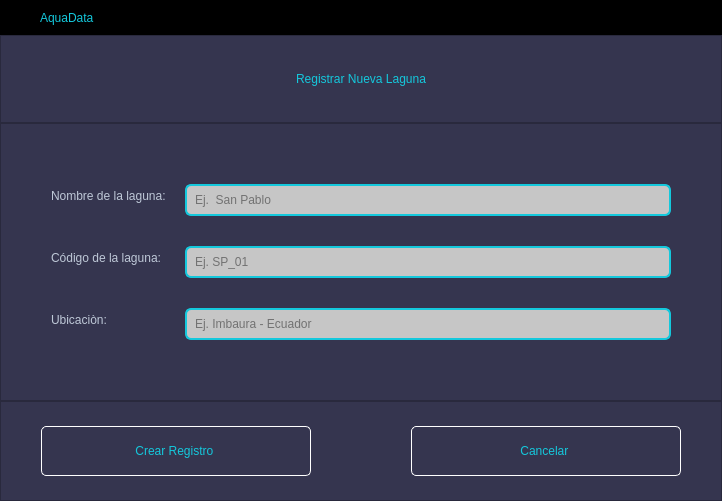
<?xml version="1.0" encoding="UTF-8"?>
<ui version="4.0">
 <class>MainWindow</class>
 <widget class="QMainWindow" name="MainWindow">
  <property name="geometry">
   <rect>
    <x>0</x>
    <y>0</y>
    <width>722</width>
    <height>501</height>
   </rect>
  </property>
  <property name="windowTitle">
   <string>MainWindow</string>
  </property>
  <widget class="QWidget" name="centralwidget">
   <layout class="QVBoxLayout" name="verticalLayout">
    <property name="spacing">
     <number>0</number>
    </property>
    <property name="leftMargin">
     <number>0</number>
    </property>
    <property name="topMargin">
     <number>0</number>
    </property>
    <property name="rightMargin">
     <number>0</number>
    </property>
    <property name="bottomMargin">
     <number>0</number>
    </property>
    <item>
     <widget class="QFrame" name="frame">
      <property name="frameShape">
       <enum>QFrame::NoFrame</enum>
      </property>
      <property name="frameShadow">
       <enum>QFrame::Raised</enum>
      </property>
      <layout class="QVBoxLayout" name="verticalLayout_2" stretch="1,8">
       <property name="spacing">
        <number>0</number>
       </property>
       <property name="leftMargin">
        <number>0</number>
       </property>
       <property name="topMargin">
        <number>0</number>
       </property>
       <property name="rightMargin">
        <number>0</number>
       </property>
       <property name="bottomMargin">
        <number>0</number>
       </property>
       <item>
        <widget class="QFrame" name="frame_superior">
         <property name="sizePolicy">
          <sizepolicy hsizetype="Expanding" vsizetype="Expanding">
           <horstretch>0</horstretch>
           <verstretch>0</verstretch>
          </sizepolicy>
         </property>
         <property name="minimumSize">
          <size>
           <width>0</width>
           <height>35</height>
          </size>
         </property>
         <property name="maximumSize">
          <size>
           <width>16777215</width>
           <height>35</height>
          </size>
         </property>
         <property name="styleSheet">
          <string notr="true">QFrame{
background-color:rgb(0,0,0);
}

QPushButton{
background-color: #000000ff;
border-radius:15px;
}

QPushButton:hover{
background-color: rgb(53,53,79);
border-radius:15px;
}</string>
         </property>
         <property name="frameShape">
          <enum>QFrame::NoFrame</enum>
         </property>
         <property name="frameShadow">
          <enum>QFrame::Raised</enum>
         </property>
         <layout class="QHBoxLayout" name="horizontalLayout">
          <property name="spacing">
           <number>5</number>
          </property>
          <property name="leftMargin">
           <number>5</number>
          </property>
          <property name="topMargin">
           <number>1</number>
          </property>
          <property name="rightMargin">
           <number>0</number>
          </property>
          <property name="bottomMargin">
           <number>0</number>
          </property>
          <item>
           <widget class="QLabel" name="label_2">
            <property name="minimumSize">
             <size>
              <width>30</width>
              <height>30</height>
             </size>
            </property>
            <property name="maximumSize">
             <size>
              <width>30</width>
              <height>30</height>
             </size>
            </property>
            <property name="text">
             <string/>
            </property>
            <property name="pixmap">
             <pixmap>../Resources/Iconos/Logo.png</pixmap>
            </property>
            <property name="scaledContents">
             <bool>true</bool>
            </property>
            <property name="alignment">
             <set>Qt::AlignCenter</set>
            </property>
           </widget>
          </item>
          <item>
           <widget class="QLabel" name="label">
            <property name="styleSheet">
             <string notr="true">font: 87 6 pt &quot;Arial Black&quot;;
color: rgb(20, 200, 220);
</string>
            </property>
            <property name="text">
             <string>AquaData</string>
            </property>
            <property name="alignment">
             <set>Qt::AlignLeading|Qt::AlignLeft|Qt::AlignVCenter</set>
            </property>
           </widget>
          </item>
          <item>
           <spacer name="horizontalSpacer">
            <property name="orientation">
             <enum>Qt::Horizontal</enum>
            </property>
            <property name="sizeHint" stdset="0">
             <size>
              <width>408</width>
              <height>20</height>
             </size>
            </property>
           </spacer>
          </item>
          <item>
           <widget class="QPushButton" name="btn_Minimizar">
            <property name="minimumSize">
             <size>
              <width>30</width>
              <height>30</height>
             </size>
            </property>
            <property name="maximumSize">
             <size>
              <width>30</width>
              <height>30</height>
             </size>
            </property>
            <property name="text">
             <string/>
            </property>
            <property name="icon">
             <iconset>
              <normaloff>../Resources/Iconos/menos.png</normaloff>../Resources/Iconos/menos.png</iconset>
            </property>
            <property name="iconSize">
             <size>
              <width>18</width>
              <height>18</height>
             </size>
            </property>
           </widget>
          </item>
          <item>
           <widget class="QPushButton" name="btn_Normal">
            <property name="minimumSize">
             <size>
              <width>30</width>
              <height>30</height>
             </size>
            </property>
            <property name="maximumSize">
             <size>
              <width>30</width>
              <height>30</height>
             </size>
            </property>
            <property name="text">
             <string/>
            </property>
            <property name="icon">
             <iconset>
              <normaloff>../Resources/Iconos/Normal.png</normaloff>../Resources/Iconos/Normal.png</iconset>
            </property>
           </widget>
          </item>
          <item>
           <widget class="QPushButton" name="btn_Maximizar">
            <property name="minimumSize">
             <size>
              <width>30</width>
              <height>30</height>
             </size>
            </property>
            <property name="maximumSize">
             <size>
              <width>30</width>
              <height>30</height>
             </size>
            </property>
            <property name="text">
             <string/>
            </property>
            <property name="icon">
             <iconset>
              <normaloff>../Resources/Iconos/Maximiza.png</normaloff>../Resources/Iconos/Maximiza.png</iconset>
            </property>
           </widget>
          </item>
          <item>
           <widget class="QPushButton" name="btn_Cerrar">
            <property name="minimumSize">
             <size>
              <width>30</width>
              <height>30</height>
             </size>
            </property>
            <property name="maximumSize">
             <size>
              <width>30</width>
              <height>30</height>
             </size>
            </property>
            <property name="text">
             <string/>
            </property>
            <property name="icon">
             <iconset>
              <normaloff>../Resources/Iconos/Cerrar.png</normaloff>../Resources/Iconos/Cerrar.png</iconset>
            </property>
            <property name="iconSize">
             <size>
              <width>16</width>
              <height>16</height>
             </size>
            </property>
           </widget>
          </item>
         </layout>
        </widget>
       </item>
       <item>
        <widget class="QFrame" name="frame_3">
         <property name="frameShape">
          <enum>QFrame::NoFrame</enum>
         </property>
         <property name="frameShadow">
          <enum>QFrame::Raised</enum>
         </property>
         <layout class="QVBoxLayout" name="verticalLayout_3" stretch="1,3,1">
          <property name="spacing">
           <number>0</number>
          </property>
          <property name="leftMargin">
           <number>0</number>
          </property>
          <property name="topMargin">
           <number>0</number>
          </property>
          <property name="rightMargin">
           <number>0</number>
          </property>
          <property name="bottomMargin">
           <number>0</number>
          </property>
          <item>
           <widget class="QFrame" name="frame_8">
            <property name="styleSheet">
             <string notr="true">QFrame{
    background-color: rgb(53, 53, 79);
}
</string>
            </property>
            <property name="frameShape">
             <enum>QFrame::StyledPanel</enum>
            </property>
            <property name="frameShadow">
             <enum>QFrame::Raised</enum>
            </property>
            <layout class="QVBoxLayout" name="verticalLayout_4">
             <item>
              <widget class="QLabel" name="label_3">
               <property name="styleSheet">
                <string notr="true">font: 99 30pt &quot;Arial Black&quot;;
color: rgb(20, 200, 220);
border:none</string>
               </property>
               <property name="text">
                <string>Registrar Nueva Laguna</string>
               </property>
               <property name="alignment">
                <set>Qt::AlignCenter</set>
               </property>
              </widget>
             </item>
            </layout>
           </widget>
          </item>
          <item>
           <widget class="QFrame" name="frame_4">
            <property name="sizePolicy">
             <sizepolicy hsizetype="Expanding" vsizetype="Expanding">
              <horstretch>0</horstretch>
              <verstretch>0</verstretch>
             </sizepolicy>
            </property>
            <property name="styleSheet">
             <string notr="true">  background-color: rgb(53, 53, 79);</string>
            </property>
            <property name="frameShape">
             <enum>QFrame::StyledPanel</enum>
            </property>
            <property name="frameShadow">
             <enum>QFrame::Raised</enum>
            </property>
            <layout class="QHBoxLayout" name="horizontalLayout_2">
             <property name="spacing">
              <number>30</number>
             </property>
             <property name="leftMargin">
              <number>20</number>
             </property>
             <property name="topMargin">
              <number>30</number>
             </property>
             <property name="rightMargin">
              <number>20</number>
             </property>
             <property name="bottomMargin">
              <number>30</number>
             </property>
             <item>
              <widget class="QFrame" name="frame_Registro">
               <property name="autoFillBackground">
                <bool>false</bool>
               </property>
               <property name="styleSheet">
                <string notr="true">
QLabel {
    font: 63 14pt &quot;Arial&quot;;
    color: rgb(190, 200, 215);
}


QLabel#helpLabel {
    font: 50 10pt &quot;Arial&quot;;
    color: rgb(160, 160, 160);
}



QLineEdit {
    font: 50 12pt &quot;Arial&quot;;
    color: rgb(30, 30, 30);
    background-color: rgb(198, 198, 198);
    border: 2px solid rgb(20, 200, 220);
    border-radius: 6px;
    padding: 6px;
}


QLineEdit:focus {
    border: 2px solid rgb(30, 220, 240);
    background-color: rgb(255, 255, 255);
}
</string>
               </property>
               <property name="frameShape">
                <enum>QFrame::NoFrame</enum>
               </property>
               <property name="frameShadow">
                <enum>QFrame::Raised</enum>
               </property>
               <layout class="QFormLayout" name="formLayout">
                <property name="sizeConstraint">
                 <enum>QLayout::SetMaximumSize</enum>
                </property>
                <property name="labelAlignment">
                 <set>Qt::AlignLeading|Qt::AlignLeft|Qt::AlignVCenter</set>
                </property>
                <property name="horizontalSpacing">
                 <number>19</number>
                </property>
                <property name="verticalSpacing">
                 <number>30</number>
                </property>
                <property name="leftMargin">
                 <number>30</number>
                </property>
                <property name="topMargin">
                 <number>30</number>
                </property>
                <property name="rightMargin">
                 <number>30</number>
                </property>
                <property name="bottomMargin">
                 <number>30</number>
                </property>
                <item row="0" column="0">
                 <widget class="QLabel" name="label_4">
                  <property name="text">
                   <string>Nombre de la laguna:</string>
                  </property>
                 </widget>
                </item>
                <item row="0" column="1">
                 <widget class="QLineEdit" name="txt_Lag">
                  <property name="text">
                   <string/>
                  </property>
                  <property name="placeholderText">
                   <string>Ej.  San Pablo</string>
                  </property>
                  <property name="clearButtonEnabled">
                   <bool>true</bool>
                  </property>
                 </widget>
                </item>
                <item row="1" column="0">
                 <widget class="QLabel" name="label_5">
                  <property name="text">
                   <string>Código de la laguna:</string>
                  </property>
                 </widget>
                </item>
                <item row="1" column="1">
                 <widget class="QLineEdit" name="txt_Cd">
                  <property name="placeholderText">
                   <string>Ej. SP_01</string>
                  </property>
                  <property name="clearButtonEnabled">
                   <bool>true</bool>
                  </property>
                 </widget>
                </item>
                <item row="2" column="0">
                 <widget class="QLabel" name="label_6">
                  <property name="text">
                   <string>Ubicaciòn:</string>
                  </property>
                 </widget>
                </item>
                <item row="2" column="1">
                 <widget class="QLineEdit" name="txt_Ubi">
                  <property name="placeholderText">
                   <string>Ej. Imbaura - Ecuador</string>
                  </property>
                  <property name="clearButtonEnabled">
                   <bool>true</bool>
                  </property>
                 </widget>
                </item>
               </layout>
              </widget>
             </item>
            </layout>
           </widget>
          </item>
          <item>
           <widget class="QFrame" name="frame_5">
            <property name="sizePolicy">
             <sizepolicy hsizetype="Expanding" vsizetype="Expanding">
              <horstretch>0</horstretch>
              <verstretch>0</verstretch>
             </sizepolicy>
            </property>
            <property name="minimumSize">
             <size>
              <width>0</width>
              <height>100</height>
             </size>
            </property>
            <property name="styleSheet">
             <string notr="true">QFrame{
    background-color: rgb(53, 53, 79);
}

QPushButton{
    font: 87 12pt &quot;Arial Black&quot;;
    background-color: #000000ff;
    color: rgb(20, 200, 220);
    border-radius: 5px;
    border: 1px solid white;
}

QPushButton:hover{
    background-color: black;
}
</string>
            </property>
            <property name="frameShape">
             <enum>QFrame::StyledPanel</enum>
            </property>
            <property name="frameShadow">
             <enum>QFrame::Raised</enum>
            </property>
            <layout class="QHBoxLayout" name="horizontalLayout_3">
             <property name="spacing">
              <number>100</number>
             </property>
             <property name="leftMargin">
              <number>40</number>
             </property>
             <property name="rightMargin">
              <number>40</number>
             </property>
             <item>
              <widget class="QPushButton" name="btn_Crear">
               <property name="minimumSize">
                <size>
                 <width>270</width>
                 <height>50</height>
                </size>
               </property>
               <property name="maximumSize">
                <size>
                 <width>400</width>
                 <height>50</height>
                </size>
               </property>
               <property name="layoutDirection">
                <enum>Qt::RightToLeft</enum>
               </property>
               <property name="text">
                <string>Crear Registro </string>
               </property>
               <property name="icon">
                <iconset>
                 <normaloff>../Resources/Iconos/Crear.png</normaloff>../Resources/Iconos/Crear.png</iconset>
               </property>
               <property name="iconSize">
                <size>
                 <width>50</width>
                 <height>50</height>
                </size>
               </property>
              </widget>
             </item>
             <item>
              <widget class="QPushButton" name="btn_Cancelar">
               <property name="minimumSize">
                <size>
                 <width>270</width>
                 <height>50</height>
                </size>
               </property>
               <property name="maximumSize">
                <size>
                 <width>400</width>
                 <height>50</height>
                </size>
               </property>
               <property name="layoutDirection">
                <enum>Qt::RightToLeft</enum>
               </property>
               <property name="text">
                <string>Cancelar </string>
               </property>
               <property name="icon">
                <iconset>
                 <normaloff>../Resources/Iconos/Cancelar.png</normaloff>../Resources/Iconos/Cancelar.png</iconset>
               </property>
               <property name="iconSize">
                <size>
                 <width>40</width>
                 <height>40</height>
                </size>
               </property>
              </widget>
             </item>
            </layout>
           </widget>
          </item>
         </layout>
        </widget>
       </item>
      </layout>
     </widget>
    </item>
   </layout>
  </widget>
 </widget>
 <resources/>
 <connections/>
</ui>
